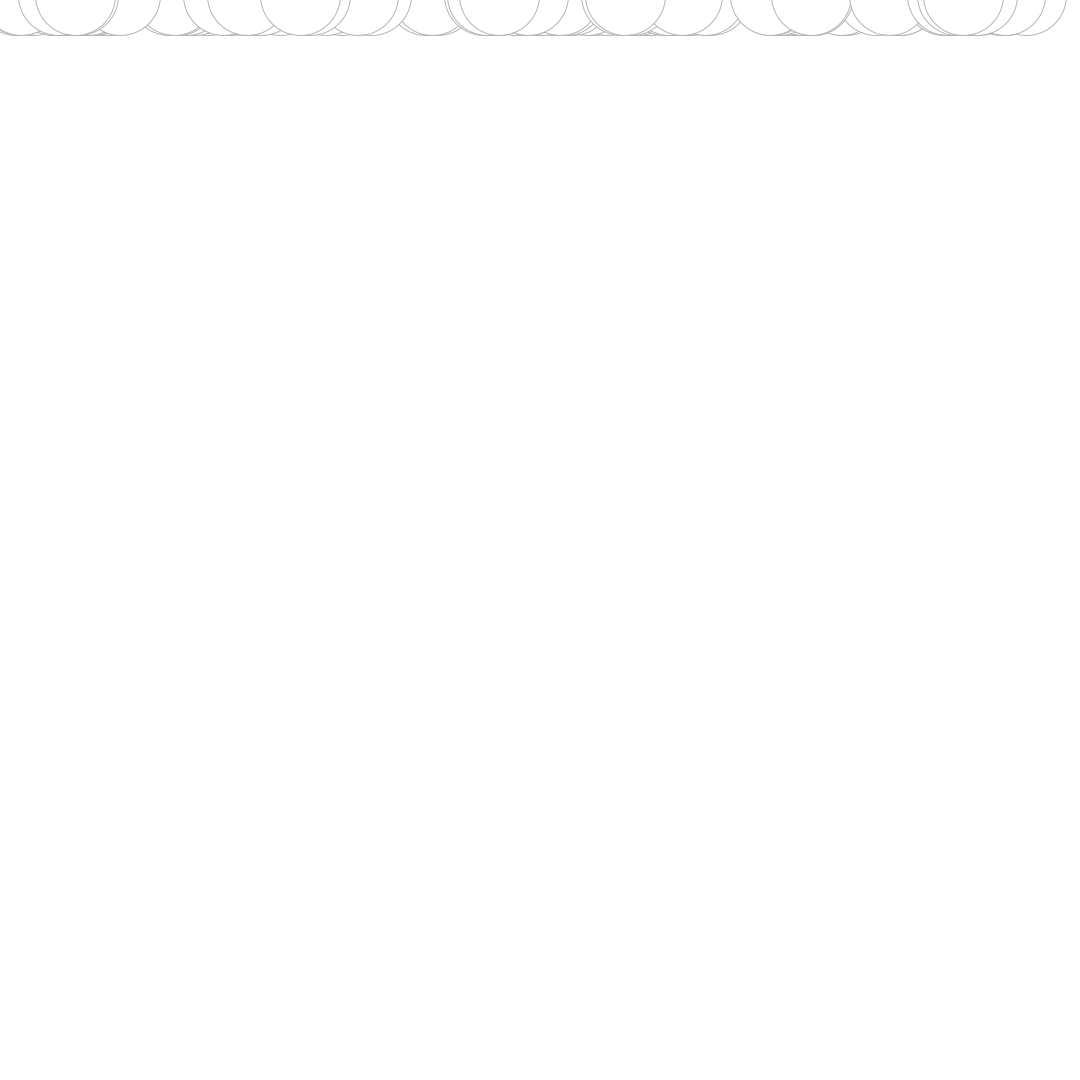
Frame 1 (no input)
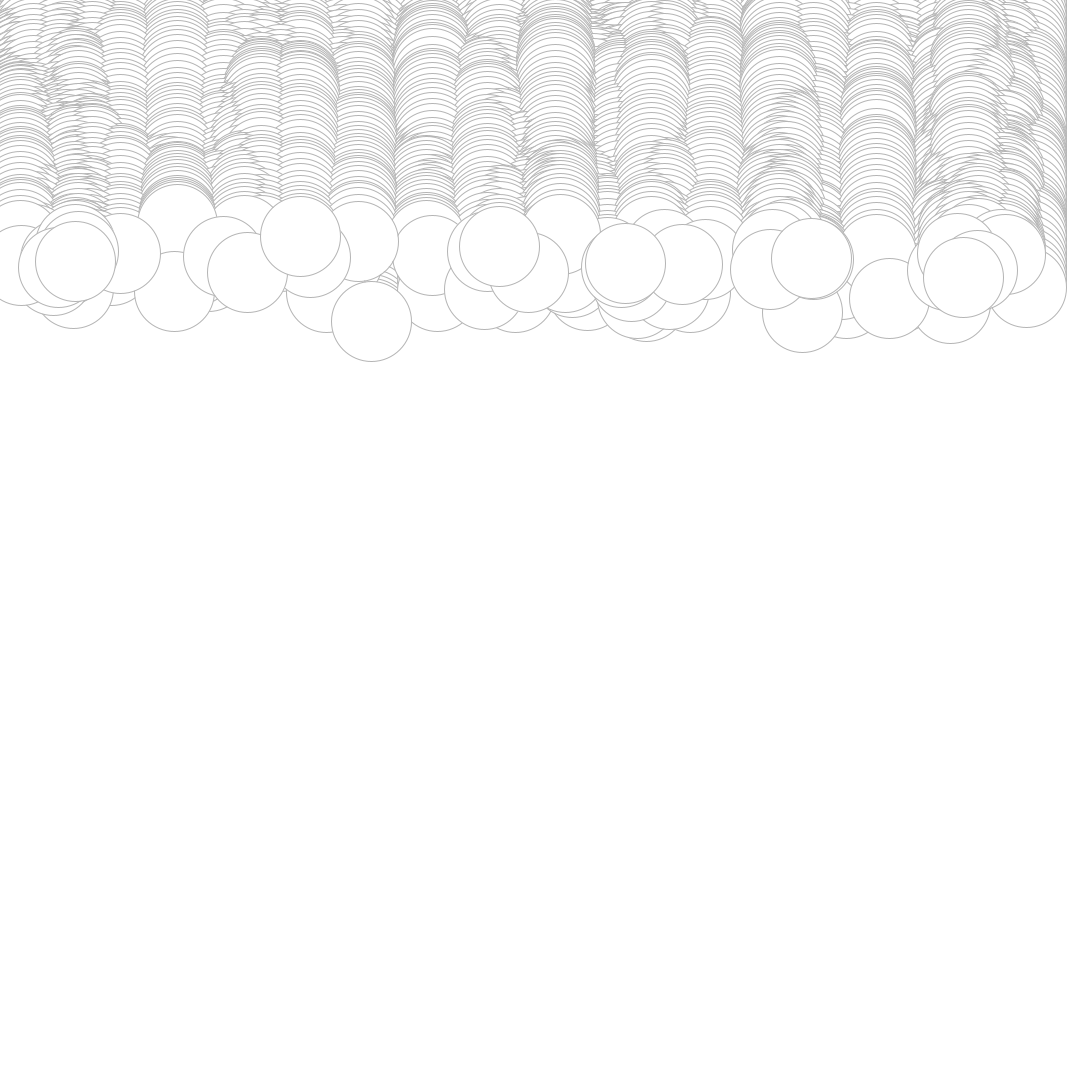
Frame 60 (the mouse pressed at the canvas centre just before this capture)
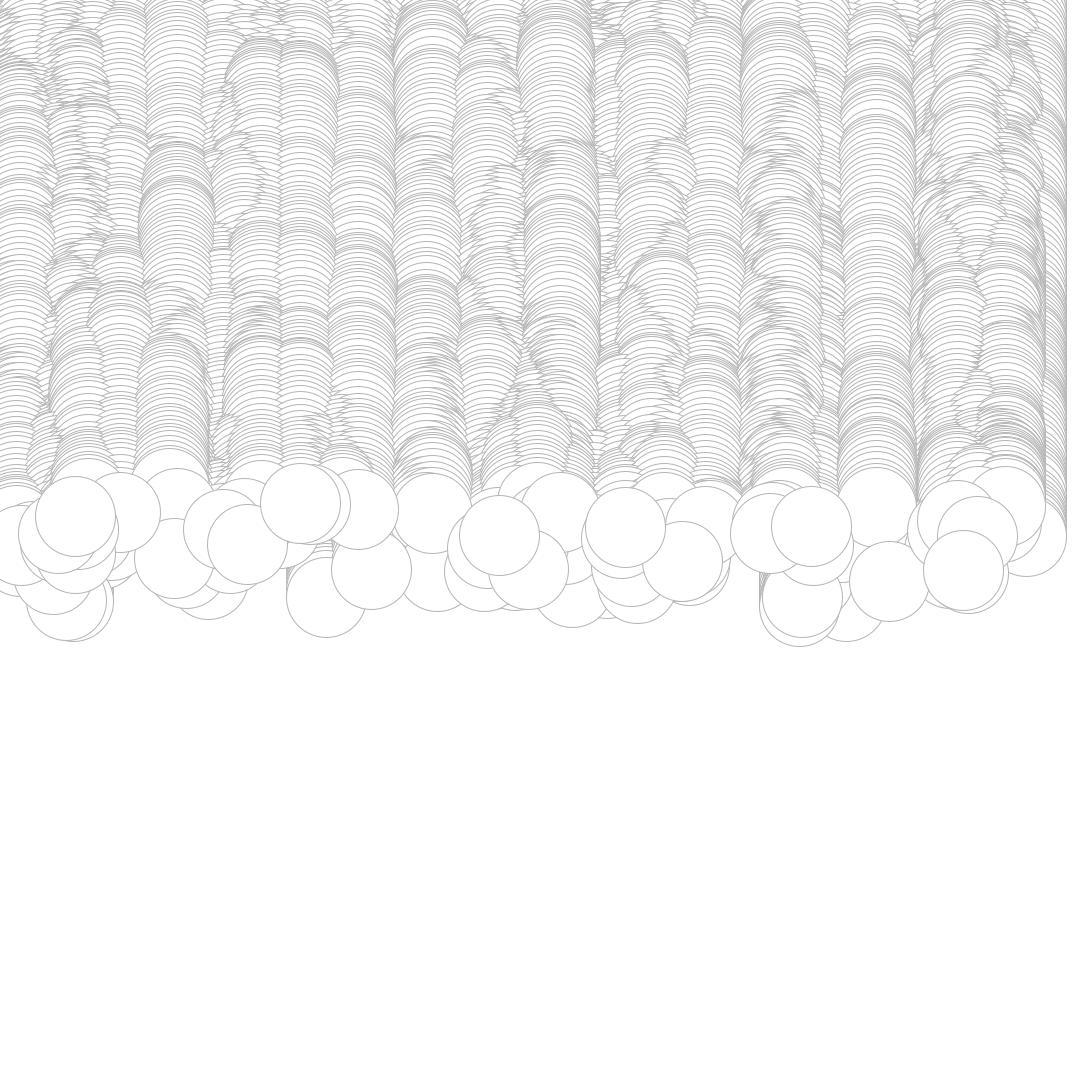
Frame 120 (the mouse held since frame 60 and released just before this capture)

The Processing sketch that drew these frames (run headless with seeded random() and noise(); from frame 60 on, the mouse is pressed at the canvas centre):

// Processing sketch: erase_ellipse
// ── erase_ellipse.pde
int howMany = 100;
Box[] box = new Box[howMany];
color boxColor;
color backgroundColor;

void setup(){

  size(1080 , 1080);
  backgroundColor = color(255);
  background(backgroundColor);
  boxColor = color(255);
  for(int i = 0; i< howMany; i++){
    box[i] = new Box();
  }
  frameRate(30);
}

void draw(){
    
 {
    for(int i = 0; i< howMany; i++){
    box[i].show();
    box[i].update();
    }
}
}



class Box{
  float x, y, speed;
  float f = random(1000);

  Box(){
    x = random(height);
    y = -5;
  }
  
  void update() {
    
   if(y>height+300){
    x = random(height);
    y= -300;
    fill( backgroundColor);
    rect(0,0,width, height);
   } else{
    f += 0.2;
    y+= speed;
    speed = map(noise(f), 0, 1, 0, 10);
    f += 0.2;
   }
   }
  
  void show(){        
    fill(boxColor);
    stroke(180);
    ellipse(x,y, 80, 80);   
    }
}
